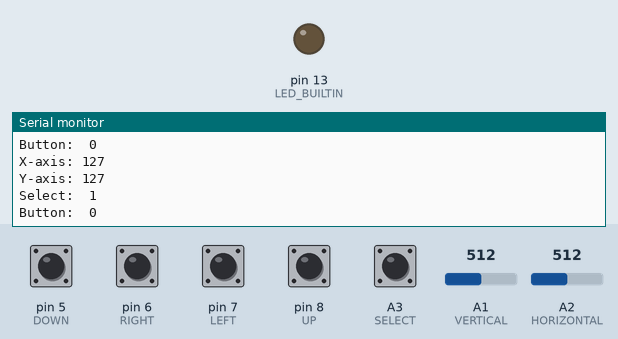
Bench run of a sketch on a simulated Arduino Uno, built with avr-gcc and run on an emulated ATmega328P. Shown: output pins drawn as LEDs (lit = HIGH), the last lines printed to the serial monitor. Inputs (shaded band) come from the test bench; at power-on: A3 (SELECT), pin 5 (DOWN), pin 6 (RIGHT), pin 7 (LEFT), pin 8 (UP) HIGH, A1 (VERTICAL) = 512, A2 (HORIZONTAL) = 512.

Above: at 1.2 s.
1.3 s: pin 5 (DOWN) pulled LOW for 0.15 s
At 1.57 s:
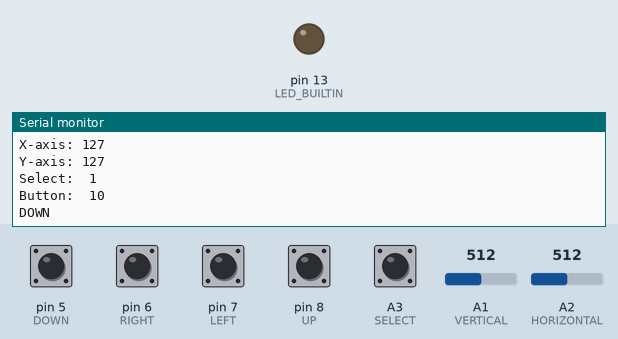
2.9 s: pin 6 (RIGHT) pulled LOW for 0.15 s
At 3.18 s:
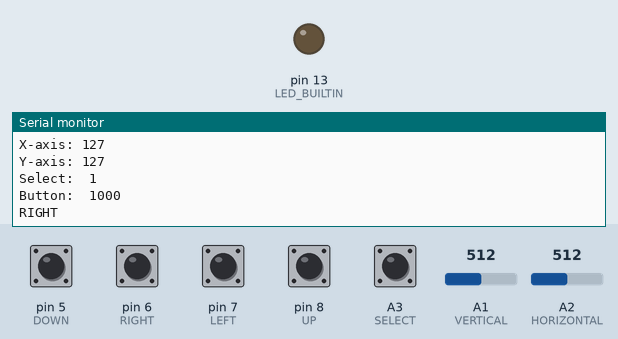
4.5 s: pin 7 (LEFT) pulled LOW for 0.15 s
At 4.79 s:
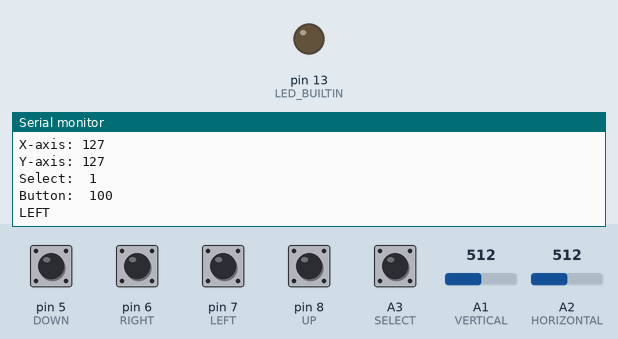
6.1 s: pin 8 (UP) pulled LOW for 0.15 s
At 6.4 s:
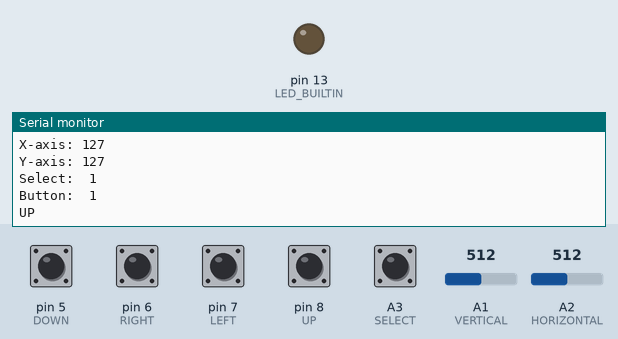
Timing chart, 0 to 8.7 s (numbered marks = the images above; inputs shaded):
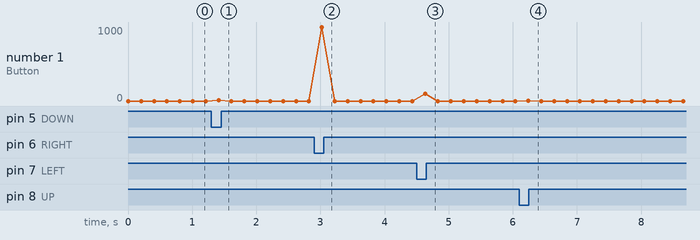

The sketch:

M5Stack_Gamepad.ino
```cpp
#include <Wire.h>

#define I2C_ADDR  0x52

#define VERTICAL    A1
#define HORIZONTAL  A2
#define SELECT      A3

#define UP      8
#define DOWN    5
#define LEFT    7
#define RIGHT   6

byte X_Pot, Y_Pot;
byte Select_state;
byte Button_state;
volatile byte recvAddr;

//Turn on interrupt for the button
void setupInterrupts()
{
  attachInterrupt(digitalPinToInterrupt(SELECT), buttonInterrupt, CHANGE);
}

//Called any time the pin changes state
void buttonInterrupt()
{
//  if (digitalRead(SELECT) == LOW)
//  {
//    Select_state = 0;
//  }else  {
//    Select_state = 1;
//  }
}

void updateJoystick()
{
  int tmp;
//  byte btn;

  // swap x & y
  // mapping
  tmp = analogRead(VERTICAL);
  X_Pot = map(tmp, 0, 1023, 0, 255);
  tmp = analogRead(HORIZONTAL);
  Y_Pot = map(tmp, 0, 1023, 0, 255);

  Select_state = digitalRead(SELECT);

  // read button
  Button_state = 0;
  Button_state = digitalRead(UP);
  Button_state |= digitalRead(DOWN) << 1;
  Button_state |= digitalRead(LEFT) << 2;
  Button_state |= digitalRead(RIGHT) << 3;
  Button_state |= 0xF0;
  Button_state = ~Button_state;

}


void receiveEvent(int numberOfBytesReceived)
{
  recvAddr = Wire.read();

  for (byte x = 0 ; x < numberOfBytesReceived - 1 ; x++)
  {
    byte c = Wire.read();
    Serial.print(c);
  }
}


//Respond to GET commands
void requestEvent()
{
  updateJoystick();
//  Select_state = digitalRead(SELECT);

  Wire.write(X_Pot);
  Wire.write(Y_Pot);
  Wire.write(Select_state);
  Wire.write(Button_state);
}

void setup() {
  pinMode(LED_BUILTIN, OUTPUT);

  pinMode(SELECT, INPUT_PULLUP);
  pinMode(UP, INPUT_PULLUP);
  pinMode(DOWN, INPUT_PULLUP);
  pinMode(LEFT, INPUT_PULLUP);
  pinMode(RIGHT, INPUT_PULLUP);

  setupInterrupts(); //Enable pin change interrupts for I2C and button

  Wire.begin(I2C_ADDR); //Start I2C and answer calls using address from EEPROM

  //The connections to the interrupts are severed when a Wire.begin occurs. So re-declare them.
  Wire.onReceive(receiveEvent);
  Wire.onRequest(requestEvent);

//  digitalWrite(SELECT, HIGH);
  Serial.begin(115200);

//  digitalWrite(LED_BUILTIN, HIGH);
//  delay(500);
//  digitalWrite(LED_BUILTIN, LOW);
//  delay(500);
}

void loop() {

  updateJoystick();

  Serial.print("X-axis: ");
  Serial.println(X_Pot);
  Serial.print("Y-axis: ");
  Serial.println(Y_Pot);
  Serial.print("Select:  ");
  Serial.println(Select_state);
  Serial.print("Button:  ");
  Serial.println(Button_state, BIN);

  if (Button_state & 0x01) Serial.println("UP");
  if (Button_state & 0x02) Serial.println("DOWN");
  if (Button_state & 0x04) Serial.println("LEFT");
  if (Button_state & 0x08) Serial.println("RIGHT");


  delay(200);
}
```

Measured:
- after the input at 1.3 s, the serial monitor: prints a new line after 0.11 s (image 1)
- after the input at 2.9 s, the serial monitor: prints a new line after 0.12 s (image 2)
- after the input at 4.5 s, the serial monitor: prints a new line after 0.13 s (image 3)
- after the input at 6.1 s, the serial monitor: prints a new line after 0.14 s (image 4)
